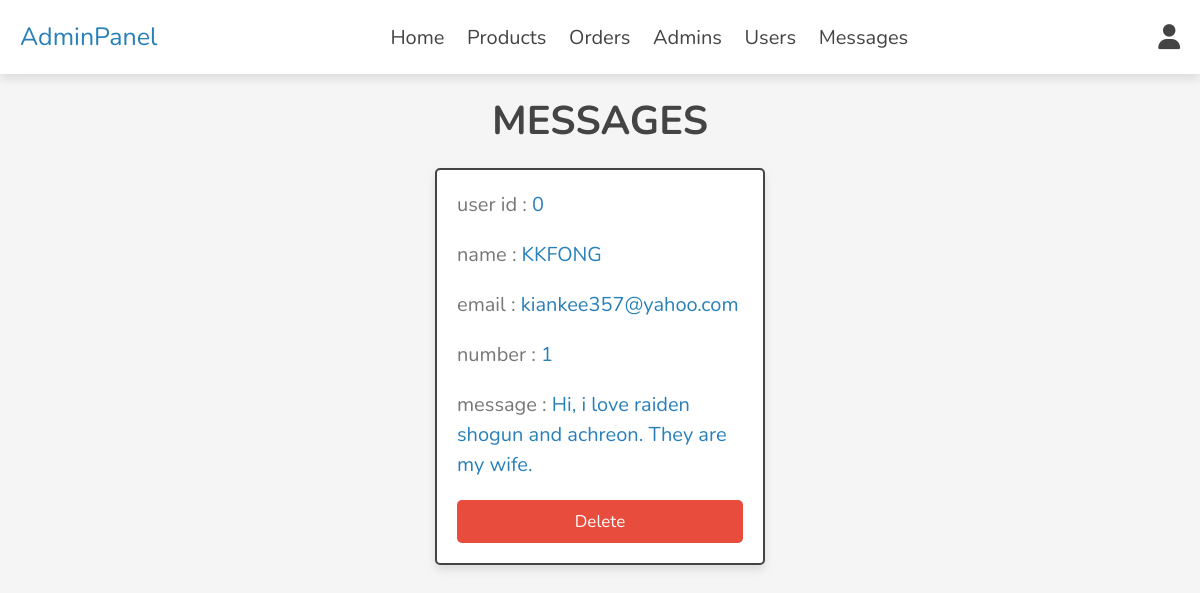
/admin/messages.php (signed in), run on an earlier commit of the app's database.
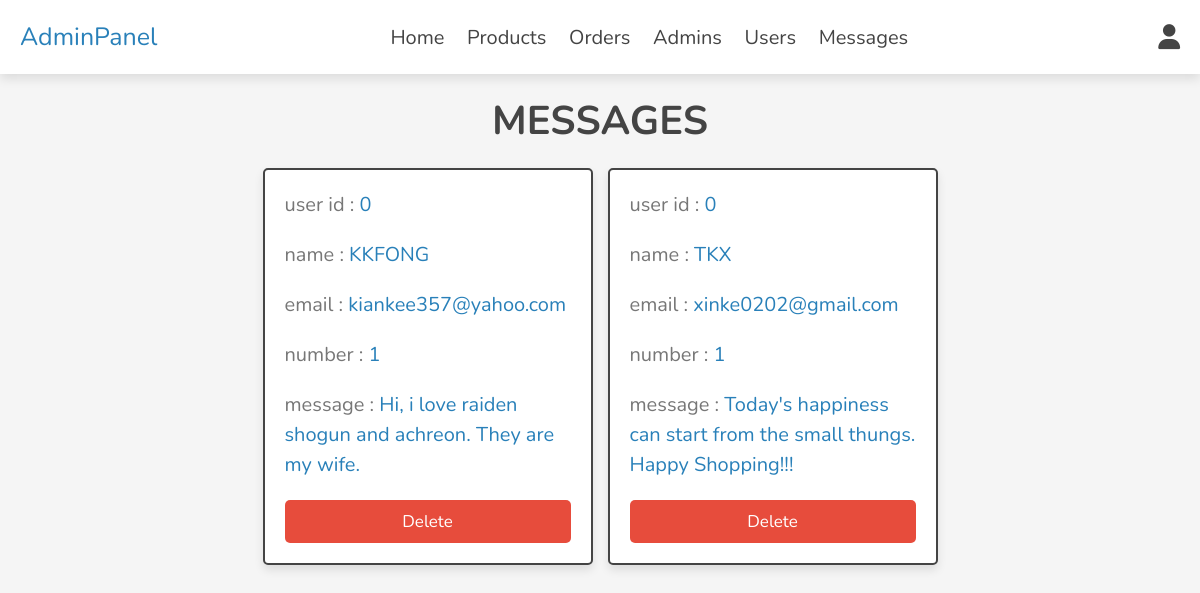
And on a later commit of the database.
### tables this page shows
CREATE TABLE `messages` (
  `id` int(100) NOT NULL,
  `user_id` int(100) NOT NULL,
  `name` varchar(100) NOT NULL,
  `email` varchar(100) NOT NULL,
  `number` varchar(12) NOT NULL,
  `message` varchar(500) NOT NULL
);

### admin/messages.php (the view, shortened to what this page needs)
<?php
include '../components/connect.php';
?>
<!DOCTYPE html>
<html lang="en">
<head>
   <link rel="stylesheet" href="https://cdnjs.cloudflare.com/ajax/libs/font-awesome/6.1.1/css/all.min.css">
   <link rel="stylesheet" href="../css/admin_style.css">
</head>
<body>
<?php include '../components/admin_header.php'; ?>
<section class="contacts">
<h1 class="heading">messages</h1>
<div class="box-container">
   <?php
      $select_messages = $conn->prepare("SELECT * FROM `messages`");
      $select_messages->execute();
      if($select_messages->rowCount() > 0){
         while($fetch_message = $select_messages->fetch(PDO::FETCH_ASSOC)){
   ?>
   <div class="box">
   <p> user id : <span><?= $fetch_message['user_id']; ?></span></p>
   <p> name : <span><?= $fetch_message['name']; ?></span></p>
   <p> email : <span><?= $fetch_message['email']; ?></span></p>
   <p> number : <span><?= $fetch_message['number']; ?></span></p>
   <p> message : <span><?= $fetch_message['message']; ?></span></p>
   <a href="messages.php??delete=<?= $fetch_message['id']; ?>" onclick="return confirm('delete this message?');" class="delete-btn">delete</a>
   </div>
   <?php
         }
      }else{
         echo '<p class="empty">you have no messages</p>';
      }
   ?>
</div>
</section>
</body>
</html>

What changed in the data, as far as the page shows it:
added messages: user "0", name "TKX", email "xinke0202@gmail.com", number "1", message "Today's happiness can start from the small thungs. Happy Shopping!!!"
